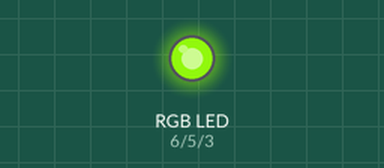
Recording of a sketch running on a simulated Arduino Uno, built with avr-gcc and run on an emulated ATmega328P. On the bench: an RGB LED mixed from three pins (HIGH = lit).

Above: at 0.05 s.
At 0.45 s:
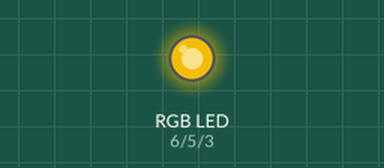
At 0.9 s:
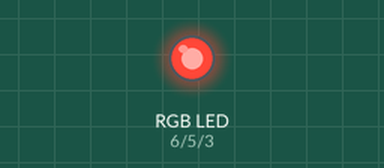
At 1.8 s:
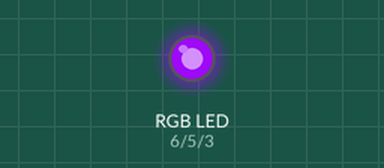
At 2.65 s:
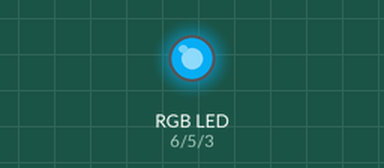
At 3.55 s:
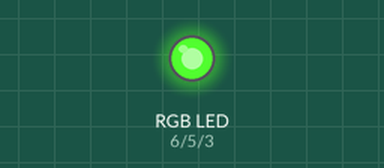
Timing chart, 0 to 8.7 s (numbered marks = the images above):
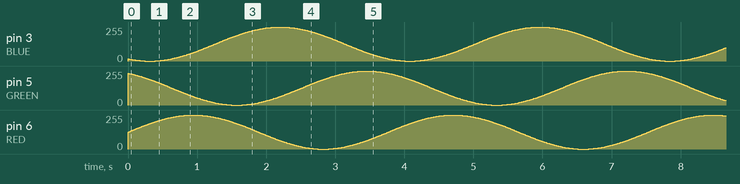

The sketch:

sine_led.ino
```cpp
// Define Pins
#define BLUE 3
#define GREEN 5
#define RED 6

void setup() {
  pinMode(RED, OUTPUT);
  pinMode(GREEN, OUTPUT);
  pinMode(BLUE, OUTPUT);
  digitalWrite(RED, HIGH);
  digitalWrite(GREEN, LOW);
  digitalWrite(BLUE, LOW);
}

// define variables
const int delayTime = 10;
const float pi = 3.14159265;

// main loop
void loop() {
  for (int i = 0; i < 360; i++) {
    float angle = i * pi / 180.0;

    int redValue = (sin(angle) * 127.5) + 127.5;
    int greenValue = (sin(angle + (2 * pi / 3)) * 127.5) + 127.5;
    int blueValue = (sin(angle + (4 * pi / 3)) * 127.5) + 127.5;

    analogWrite(RED, redValue);
    analogWrite(GREEN, greenValue);
    analogWrite(BLUE, blueValue);

    delay(delayTime);
  }
}
```
